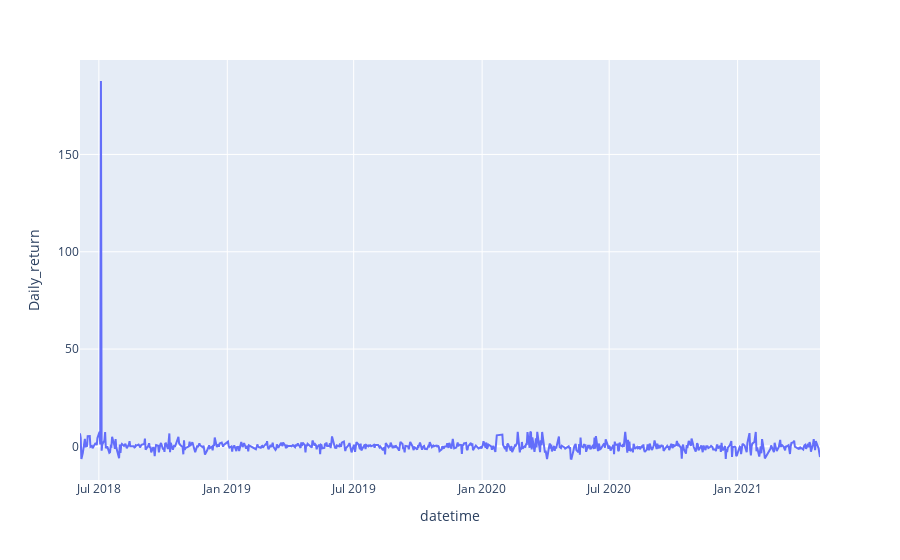

Notebook source saved alongside this figure:
### Code cell
fig = go.Figure()
px.line(df, x='datetime', y='Daily_return', labels={'x':'Date', 'y':'Daily_Return_%'})

### Figure 1 — Plotly figure (JSON) as saved in the notebook; plotly's stock layout.template omitted (floating-point values rounded to 4 significant figures; data arrays with more than 128 entries replaced by an {"elided": "..."} marker saying what was removed)
{"data": [{"hovertemplate": "datetime=%{x}<br>Daily_return=%{y}<extra></extra>", "legendgroup": "", "line": {"color": "#636efa", "dash": "solid"}, "mode": "lines", "name": "", "orientation": "v", "showlegend": false, "type": "scatter", "x": {"elided": "729 str values"}, "xaxis": "x", "y": {"elided": "729 float values"}, "yaxis": "y"}], "layout": {"legend": {"tracegroupgap": 0}, "margin": {"t": 60}, "xaxis": {"anchor": "y", "domain": [0, 1], "title": {"text": "datetime"}}, "yaxis": {"anchor": "x", "domain": [0, 1], "title": {"text": "Daily_return"}}}}
